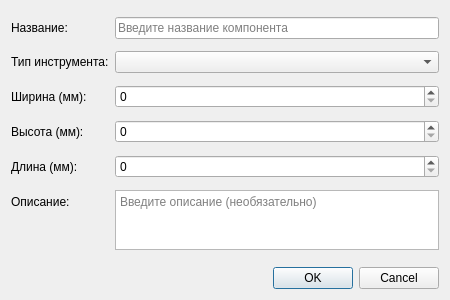
<?xml version="1.0" encoding="UTF-8"?>
<ui version="4.0">
 <class>DialogComponentType</class>
 <widget class="QDialog" name="DialogComponentType">
  <property name="geometry">
   <rect>
    <x>0</x>
    <y>0</y>
    <width>450</width>
    <height>300</height>
   </rect>
  </property>
  <property name="windowTitle">
   <string>Компонент</string>
  </property>
  <layout class="QVBoxLayout" name="verticalLayout">
   <item>
    <layout class="QFormLayout" name="formLayout">
     <item row="0" column="0">
      <widget class="QLabel" name="label_name">
       <property name="text">
        <string>Название:</string>
       </property>
      </widget>
     </item>
     <item row="0" column="1">
      <widget class="QLineEdit" name="lineEdit_name">
       <property name="placeholderText">
        <string>Введите название компонента</string>
       </property>
      </widget>
     </item>
     <item row="1" column="0">
      <widget class="QLabel" name="label_dimension">
       <property name="text">
        <string>Тип инструмента:</string>
       </property>
      </widget>
     </item>
     <item row="1" column="1">
      <widget class="QComboBox" name="comboBox_dimension"/>
     </item>
     <item row="2" column="0">
      <widget class="QLabel" name="label_width">
       <property name="text">
        <string>Ширина (мм):</string>
       </property>
      </widget>
     </item>
     <item row="2" column="1">
      <widget class="QSpinBox" name="spinBox_width">
       <property name="maximum">
        <number>9999</number>
       </property>
       <property name="value">
        <number>0</number>
       </property>
      </widget>
     </item>
     <item row="3" column="0">
      <widget class="QLabel" name="label_height">
       <property name="text">
        <string>Высота (мм):</string>
       </property>
      </widget>
     </item>
     <item row="3" column="1">
      <widget class="QSpinBox" name="spinBox_height">
       <property name="maximum">
        <number>9999</number>
       </property>
       <property name="value">
        <number>0</number>
       </property>
      </widget>
     </item>
     <item row="4" column="0">
      <widget class="QLabel" name="label_length">
       <property name="text">
        <string>Длина (мм):</string>
       </property>
      </widget>
     </item>
     <item row="4" column="1">
      <widget class="QSpinBox" name="spinBox_length">
       <property name="maximum">
        <number>9999</number>
       </property>
       <property name="value">
        <number>0</number>
       </property>
      </widget>
     </item>
     <item row="5" column="0">
      <widget class="QLabel" name="label_description">
       <property name="text">
        <string>Описание:</string>
       </property>
      </widget>
     </item>
     <item row="5" column="1">
      <widget class="QTextEdit" name="textEdit_description">
       <property name="maximumSize">
        <size>
         <width>16777215</width>
         <height>60</height>
        </size>
       </property>
       <property name="placeholderText">
        <string>Введите описание (необязательно)</string>
       </property>
      </widget>
     </item>
    </layout>
   </item>
   <item>
    <widget class="QDialogButtonBox" name="buttonBox">
     <property name="standardButtons">
      <set>QDialogButtonBox::Cancel|QDialogButtonBox::Ok</set>
     </property>
    </widget>
   </item>
  </layout>
 </widget>
 <resources/>
 <connections>
  <connection>
   <sender>buttonBox</sender>
   <signal>accepted()</signal>
   <receiver>DialogComponentType</receiver>
   <slot>accept()</slot>
  </connection>
  <connection>
   <sender>buttonBox</sender>
   <signal>rejected()</signal>
   <receiver>DialogComponentType</receiver>
   <slot>reject()</slot>
  </connection>
 </connections>
</ui>
